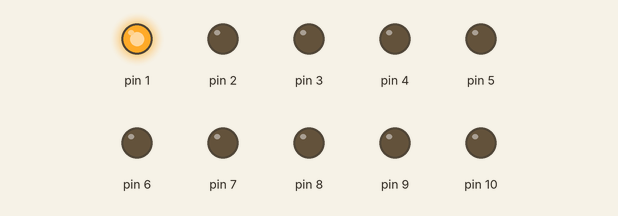
Bench run of a sketch on a simulated Arduino Uno, built with avr-gcc and run on an emulated ATmega328P. Shown: output pins drawn as LEDs (lit = HIGH).

Above: at 0.05 s.
At 0.65 s:
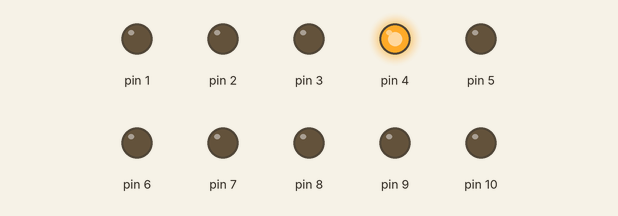
At 1.15 s:
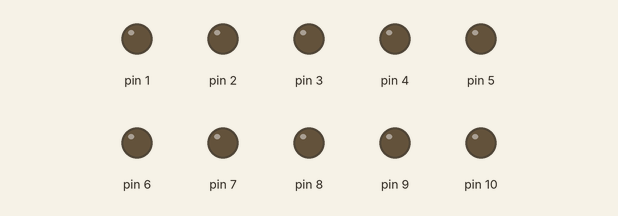
At 2.25 s:
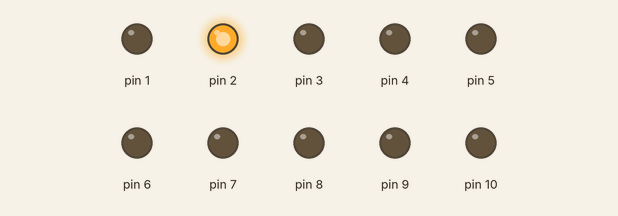
At 3.25 s:
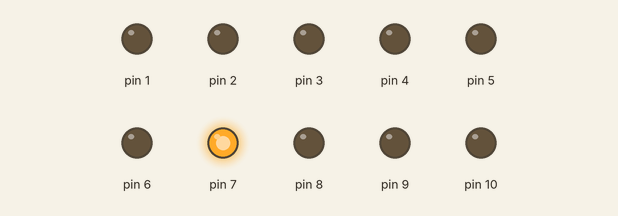
At 4.45 s:
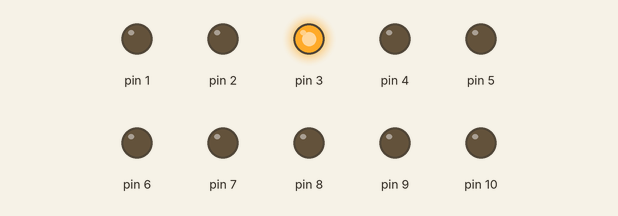
Timing chart, 0 to 4.8 s (numbered marks = the images above):
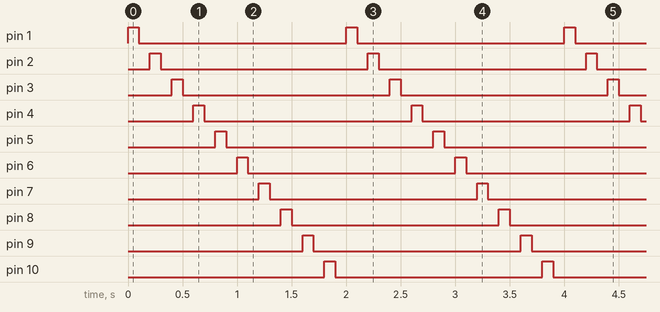

Measured:
- by itself, pin 1–10: alternates HIGH for 0.10 s and LOW for 1.9 s
- by itself, everything shown: repeats every 2.0 s, in 20 steps

The sketch:

codigo.ino
```cpp
// C++ code
//
void setup()
{
  pinMode(1, OUTPUT);
  pinMode(2, OUTPUT);
  pinMode(3, OUTPUT);
  pinMode(4, OUTPUT);
  pinMode(5, OUTPUT);
  pinMode(6, OUTPUT);
  pinMode(7, OUTPUT);
  pinMode(8, OUTPUT);
  pinMode(9, OUTPUT);
  pinMode(10, OUTPUT);
}

void loop()
{
  digitalWrite(1, HIGH);
  delay(100); // Wait for 1 second(s)
  digitalWrite(1, LOW);
  delay(100); // Wait for 1 second(s)
  digitalWrite(2, HIGH);
  delay(100); // Wait for 1 second(s)
  digitalWrite(2, LOW);
  delay(100); // Wait for 1 second(s)
  digitalWrite(3, HIGH);
  delay(100); // Wait for 1 second(s)
  digitalWrite(3, LOW);
  delay(100); // Wait for 1 second(s)
  digitalWrite(4, HIGH);
  delay(100); // Wait for 1 second(s)
  digitalWrite(4, LOW);
  delay(100); // Wait for 1 second(s)
  digitalWrite(5, HIGH);
  delay(100); // Wait for 1 second(s)
  digitalWrite(5, LOW);
  delay(100); // Wait for 1 second(s)
  digitalWrite(6, HIGH);
  delay(100); // Wait for 1 second(s)
  digitalWrite(6, LOW);
  delay(100); // Wait for 1 second(s)
  digitalWrite(7, HIGH);
  delay(100); // Wait for 1 second(s)
  digitalWrite(7, LOW);
  delay(100); // Wait for 1 second(s)
  digitalWrite(8, HIGH);
  delay(100); // Wait for 1 second(s)
  digitalWrite(8, LOW);
  delay(100); // Wait for 1 second(s)
  digitalWrite(9, HIGH);
  delay(100); // Wait for 1 second(s)
  digitalWrite(9, LOW);
  delay(100); // Wait for 1 second(s)
  digitalWrite(10, HIGH);
  delay(100); // Wait for 1 second(s)
  digitalWrite(10, LOW);
  delay(100); // Wait for 1 second(s)
}
```
